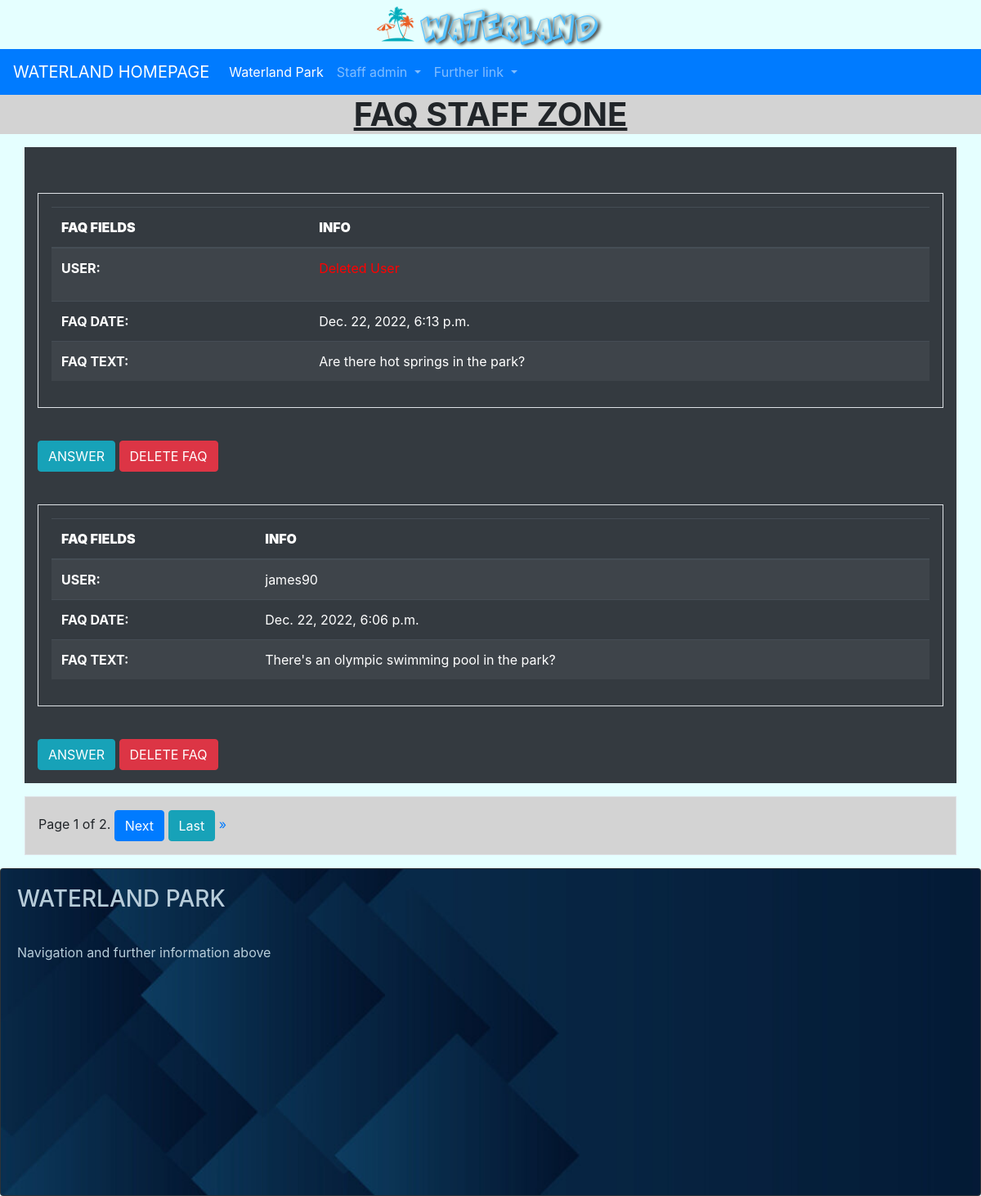
The page /reviewpark/faq/staff_list/ (signed in) on the database its author committed.
### userpark/models.py (models this page shows, shortened)
class User(AbstractUser):
    GENDER_CHOICES = (
        ('M', 'Male'),
        ('F', 'Female'),
    )
    gender = models.CharField(max_length=1, choices=GENDER_CHOICES, help_text="Are you male or female?", null=True, default=None)
    birth_date = models.DateField(help_text="Place your birthday here", null=True,
                                  validators=[MaxValueValidator(limit_value=date.today()-timedelta(days=(365*7))),
                                              MinValueValidator(limit_value=date.today()-timedelta(days=(365*100)))], default=None)
    staff_assigned_code = models.CharField(max_length=5, help_text="Place your staff code here", null=True, unique=True, default=None)
    is_staff_member = models.BooleanField(default=False)
    propic = models.ImageField(upload_to=media_directory_path, blank=True, null=True,
                               default=None, help_text='Add your profile picture here', verbose_name='Picture Profile')
    slug = models.SlugField(null=False, unique=True)  # max length disabled

### reviewpark/models.py (models this page shows, shortened)
class Faq(models.Model):
    customer = models.ForeignKey(myUser, on_delete=models.SET_NULL, null=True)
    faq_date = models.DateTimeField(default=timezone.now, null=False, blank=False)
    ask = models.TextField(max_length=300, null=False, blank=False, help_text='Write your question here, max 300 characters', verbose_name='FAQ')
    answare = models.TextField(max_length=500, null=True, default=None,
                               help_text='Answare to the customer\'s question here, max 500 characters', verbose_name='Answer')
    answare_date = models.DateTimeField(null=True, default=None)
    class Meta:
        verbose_name_plural = 'FAQ'

### reviewpark/views.py (the view)
# urls.py: path('faq/staff_list/', FaqStaffListView.as_view(), name='faq-staff-list'),
class FaqStaffListView(LoginRequiredMixin, StaffRequiredMixin, ListView):
    model = Faq
    template_name = 'reviewpark/faq/faq_staff_list.html'
    context_object_name = "faq_list"  # default is object_list
    paginate_by = 2
    login_url = 'userpark:login'  # Redirect Login needed
    redirect_field_name = 'redirect_to'
    def get_queryset(self):
        queryset = Faq.objects.filter(answare=None).order_by('-faq_date')  # DESC date, default ASC
        return queryset

### waterlandmixins/mixins.py (called while the page is built)
    def dispatch(self, request, *args, **kwargs):
        if request.user.is_staff_member:
            return super().dispatch(request, *args, **kwargs)
        else:
            raise PermissionDenied

### reviewpark/templates/reviewpark/faq/faq_staff_list.html (shortened to what this page needs)
{% extends 'navbase.html' %}
{% block bodybase %}
    <div class="text-center" style="background-color: lightgray">
        <h1><strong><u>FAQ STAFF ZONE</u></strong></h1>
    </div>
    <div class="container p-3 my-3 bg-dark text-white">
    {% for faq in faq_list %}
        <br>
        <div class="container p-3 my-3 border">
        <table class="table table-striped table-dark">
          <thead>
            <tr>
                <th scope="col"><strong>FAQ FIELDS</strong></th>
              <th scope="col"><strong>INFO</strong></th>
            </tr>
          </thead>
        <tbody>
            <tr>
            <th scope="row">USER:</th>
             {% if faq.customer %}
                <td>{{ faq.customer.get_username }}</td>
             {% else %}
                 <td><p style="color: red">Deleted User</p></td>
             {% endif %}
            </tr>
            <tr>
            <th scope="row">FAQ DATE:</th>
             <td>{{ faq.faq_date }}</td>
            </tr>
            <tr>
            <th scope="row">FAQ TEXT:</th>
             <td>{{ faq.ask }}</td>
            </tr>
         </tbody>
        </table>
        </div>
        <br>
        <a href="{% url 'reviewpark:faq-staff-answare' faq.pk %}"><button type="button" class="btn btn-info">ANSWER</button></a>
        <a href="{% url 'reviewpark:faq-staff-delete' faq.pk %}"><button type="button" class="btn btn-danger">DELETE FAQ</button></a>
        <br>
    {% empty %}
        <div class="text-center">
            <h1><strong><u>NO FAQ TO ANSWER YET</u></strong></h1>
        </div>
    {% endfor %}
    </div>
    <div class="container p-3 my-3 border" style="background-color: lightgray">
        <div class="pagination">
        <span class="step-links">
            <span class="current">
                Page {{ page_obj.number }} of {{ page_obj.paginator.num_pages }}.
            </span>
            {% if page_obj.has_next %}
                <a href="?page={{ page_obj.next_page_number }}"><button type="button" class="btn btn-primary">Next</button></a>
                <a href="?page={{ page_obj.paginator.num_pages }}"><button type="button" class="btn btn-info">Last</button> &raquo;</a>
            {% endif %}
        </span>
        </div>
    </div>
{% endblock %}

### templates/navbase.html (shortened to what this page needs)
{% extends 'base.html' %}
{% load static %}
{% block head %}
    <nav class="navbar navbar-expand-lg navbar navbar-dark bg-primary">
      <a class="navbar-brand" href="{% url 'home' %}">WATERLAND HOMEPAGE</a>
      <div class="collapse navbar-collapse" id="navbarNavDropdown">
        <ul class="navbar-nav">
          <li class="nav-item active">
            <a class="nav-link" href="{% url 'waterland-park-info-showcase' %}">Waterland Park <span class="sr-only">(current)</span></a>
          </li>
          {% if user.is_authenticated %}
              {% if user.is_staff_member %}
                <li class="nav-item dropdown">
                <a class="nav-link dropdown-toggle" href="#" id="navbarDropdownMenuLink" role="button" data-toggle="dropdown" aria-expanded="false">
                Staff {{ user.username }}
                </a>
                </li>
          {% endif %}
          {% endif %}
          <li class="nav-item dropdown">
            <a class="nav-link dropdown-toggle" href="#" id="navbarDropdownMenuLink" role="button" data-toggle="dropdown" aria-expanded="false">
              Further link
            </a>
          </li>
        </ul>
      </div>
    </nav>
{% endblock %}
{% block body %}
    {% block bodybase %}{% endblock %}
        <footer>
            <div class="card bg-dark text-white">
              <img src="{% static 'img/footer.jpg' %}" class="card-img" alt="footerimg">
              <div class="card-img-overlay">
                <h3 class="card-title" style="color:#b8cdda ; ">WATERLAND PARK</h3>
                  <br>
                <p class="card-text" style="color:#b8cdda ; ">Navigation and further information above</p>
              </div>
            </div>
        </footer>
{% endblock %}

### rows shown on the page
User: username "admin"
Faq: faq_date "Dec. 22, 2022, 6:13 p.m.", ask "Are there hot springs in the park?"
Faq: customer.get_username "james90", faq_date "Dec. 22, 2022, 6:06 p.m.", ask "There's an olympic swimming pool in the park?"

### other values the page prints
{{ page_obj.number }} "1"
{{ page_obj.paginator.num_pages }} "2"
